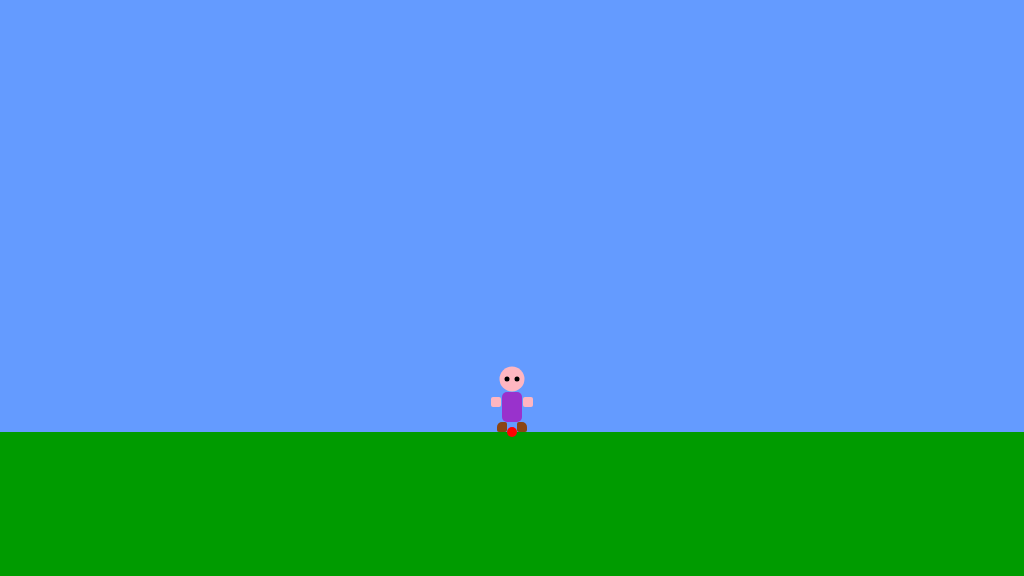
Frame 1 (no input)
Frame 60 (no input): identical to frame 1, image omitted
Frame 120 (the mouse pressed at the canvas centre since frame 60): identical to frame 1, image omitted

The p5.js sketch that drew this single still picture (run headless with seeded random() and noise() and a simulated clock; from frame 60 on, the mouse is pressed at the canvas centre):

// p5.js sketch
// ── sketch.js
/*

The Game Project

3a - Game interaction

*/


var gameChar_x;
var gameChar_y; 
var floorPos_y;

var isLeft;
var isRight;
var isFalling;
var isPlummeting;


function setup()
{
	createCanvas(1024, 576);
	floorPos_y = height * 3/4;
	gameChar_x = width/2;
	gameChar_y = floorPos_y;

	isLeft = false;
	isRight = false;
	isFalling = false;
	isPlummeting = false;

}

function draw()
{

	///////////DRAWING CODE//////////

	background(100,155,255); //fill the sky blue

	noStroke();
	fill(0,155,0);
	rect(0, floorPos_y, width, height - floorPos_y); //draw some green ground

	//draw the canyon


	//the game character
	if(isLeft && isFalling)
	{
		// add your jumping-left code
		//head
		fill(255, 182, 193);
		ellipse(gameChar_x, gameChar_y - 63, 25,25);
		
		// eyes
		fill(0);
		ellipse(gameChar_x - 5, gameChar_y - 63, 5,5);
		
		// feet
		fill(139, 69, 19);
		rect(gameChar_x, gameChar_y- 10, 10,10,5,2,2,2);
		rect(gameChar_x - 20, gameChar_y - 20 , 10,10,5,2,2,2);
		
		// body
		fill(153,50,204)
		rect(gameChar_x- 10, gameChar_y - 50, 20, 40,5);
		
		//hands
		fill(255, 182, 193);
		rect(gameChar_x - 15, gameChar_y - 50, 10,10,2);

	}
	else if(isRight && isFalling)
	{
		// add your jumping-right code
		// head
		fill(255, 182, 193);
		ellipse(gameChar_x, gameChar_y - 63, 25,25);
		
		// eyes
		fill(0);
		ellipse(gameChar_x + 5, gameChar_y - 63, 5,5);
		
		// feet
		fill(139, 69, 19);
		rect(gameChar_x- 10, gameChar_y- 10, 10,10,2,5,2,2);
		rect(gameChar_x+ 10, gameChar_y - 20, 10,10,2,5,2,2);
		
		// body
		fill(153,50,204)
		rect(gameChar_x- 10, gameChar_y - 50, 20, 40, 5);
		
		//hands
		fill(255, 182, 193);
		rect(gameChar_x + 5 , gameChar_y- 50, 10,10,2);

	}
	else if(isLeft)
	{
		// add your walking left code
		//head
		fill(255, 182, 193);
		ellipse(gameChar_x, gameChar_y - 53, 25,25);

		// eyes
		fill(0);
		ellipse(gameChar_x - 5, gameChar_y - 53, 5,5);
		
		// feet
		fill(139, 69, 19);
		rect(gameChar_x, gameChar_y- 10, 10,10,5,2,2,2);
		rect(gameChar_x - 18, gameChar_y- 10, 10,10,5,2,2,2);
		
		// body
		fill(153,50,204)
		rect(gameChar_x- 10, gameChar_y - 40, 20, 30, 5);
		
		//hands
		fill(255, 182, 193);
		rect(gameChar_x - 15, gameChar_y- 30, 10,10, 2);
	}
	else if(isRight)
	{
		// add your walking right code
		// head
		fill(255, 182, 193);
		ellipse(gameChar_x, gameChar_y - 53, 25,25);

		
		// eyes
		fill(0);
		ellipse(gameChar_x + 5, gameChar_y - 53, 5,5);
		
		// feet
		fill(139, 69, 19);
		rect(gameChar_x- 10, gameChar_y- 10, 10,10,2,5,2,2);
		rect(gameChar_x+ 10, gameChar_y- 10, 10,10,2,5,2,2);
		
		// body
		fill(153,50,204)
		rect(gameChar_x- 10, gameChar_y - 40, 20, 30, 5);
		
		//hands
		fill(255, 182, 193);
		rect(gameChar_x + 5 , gameChar_y- 30, 10,10,2);

	}
	else if(isFalling || isPlummeting)
	{
		// add your jumping facing forwards code
		//head
		fill(255, 182, 193);
		ellipse(gameChar_x, gameChar_y - 63, 25,25);

		//hands
		rect(gameChar_x- 23, gameChar_y- 60, 10,10, 2);
		rect(gameChar_x+ 13, gameChar_y- 60, 10,10, 2);
		
		// eyes
		fill(0);
		ellipse(gameChar_x - 5, gameChar_y - 63, 5,5);
		ellipse(gameChar_x + 5, gameChar_y - 63, 5,5);
		
		// feet
		fill(139, 69, 19);
		rect(gameChar_x- 20, gameChar_y- 10, 10, 10, 5, 2, 2, 2);
		rect(gameChar_x+ 10, gameChar_y- 10, 10, 10, 2, 5, 2, 2);
		
		// body
		fill(153,50,204)
		rect(gameChar_x- 10, gameChar_y - 50, 20, 40, 5);
	}
	else
	{
		// add your standing front facing code
		//head
		fill(255, 182, 193);
		ellipse(gameChar_x, gameChar_y - 53, 25,25);

		//hands
		rect(gameChar_x- 21, gameChar_y- 35, 10,10, 2);
		rect(gameChar_x+ 11, gameChar_y- 35, 10,10, 2);

		// eyes
		fill(0);
		ellipse(gameChar_x - 5, gameChar_y - 53, 5,5);
		ellipse(gameChar_x + 5, gameChar_y - 53, 5,5);
		
		// feet
		fill(139, 69, 19);
		rect(gameChar_x- 15, gameChar_y- 10, 10,10,5,2,2,2);
		rect(gameChar_x+ 5, gameChar_y- 10, 10,10,2,5,2,2);
		
		// body
		fill(153,50,204);
		rect(gameChar_x- 10, gameChar_y - 40, 20, 30, 5);

		fill("red");
		ellipse(gameChar_x, gameChar_y, 10);
	}

	///////////INTERACTION CODE//////////
	//Put conditional statements to move the game character below here
	//// Turn Left and Right
	if(isLeft == true)
	{
		gameChar_x -= 3;
	}
	else if(isRight == true)
	{
		gameChar_x += 3;
	}
	//// Jump

	if(gameChar_y < floorPos_y)
	{
		gameChar_y += 1;
		isFalling = true;
	}
	else
	{
		isFalling = false;
	}
}


function keyPressed()
{
	// if statements to control the animation of the character when
	// keys are pressed.
	if (keyCode == 65)
	{
		isLeft = true;
	}
	else if(keyCode == 68)
	{
		isRight = true;
	}
	if (keyCode == 87 && isFalling == false)
	{
		gameChar_y -= 100;
	}
	

	//open up the console to see how these work
	console.log("keyPressed: " + key);
	console.log("keyPressed: " + keyCode);
}

function keyReleased()
{
	// if statements to control the animation of the character when
	// keys are released.

	console.log("keyReleased: " + key);
	console.log("keyReleased: " + keyCode);
	if (keyCode == 65)
	{
		isLeft = false;
	}
	else if(keyCode == 68)
	{
		isRight = false;
	}
}
